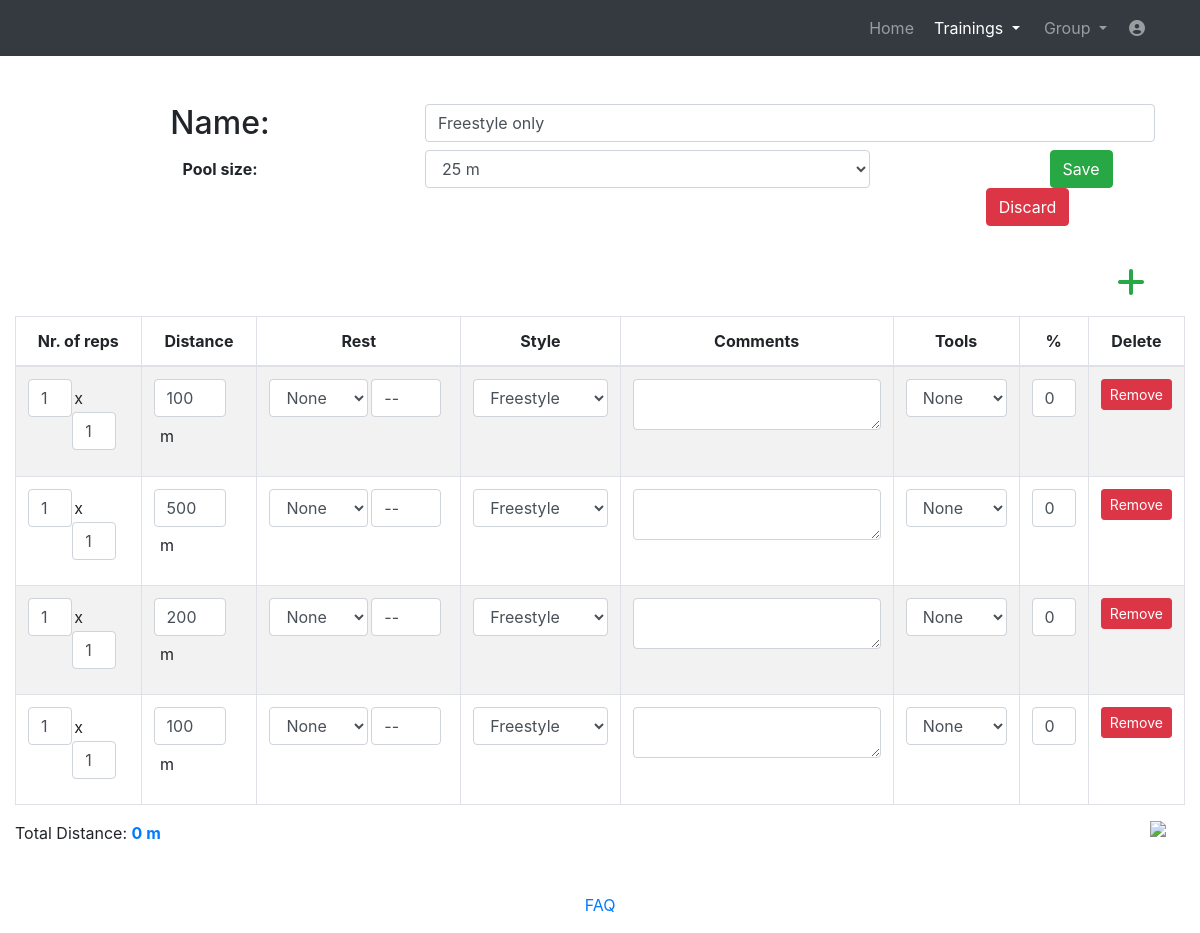
/website/alterplan/9 (signed in), run on an earlier commit of the app's database.
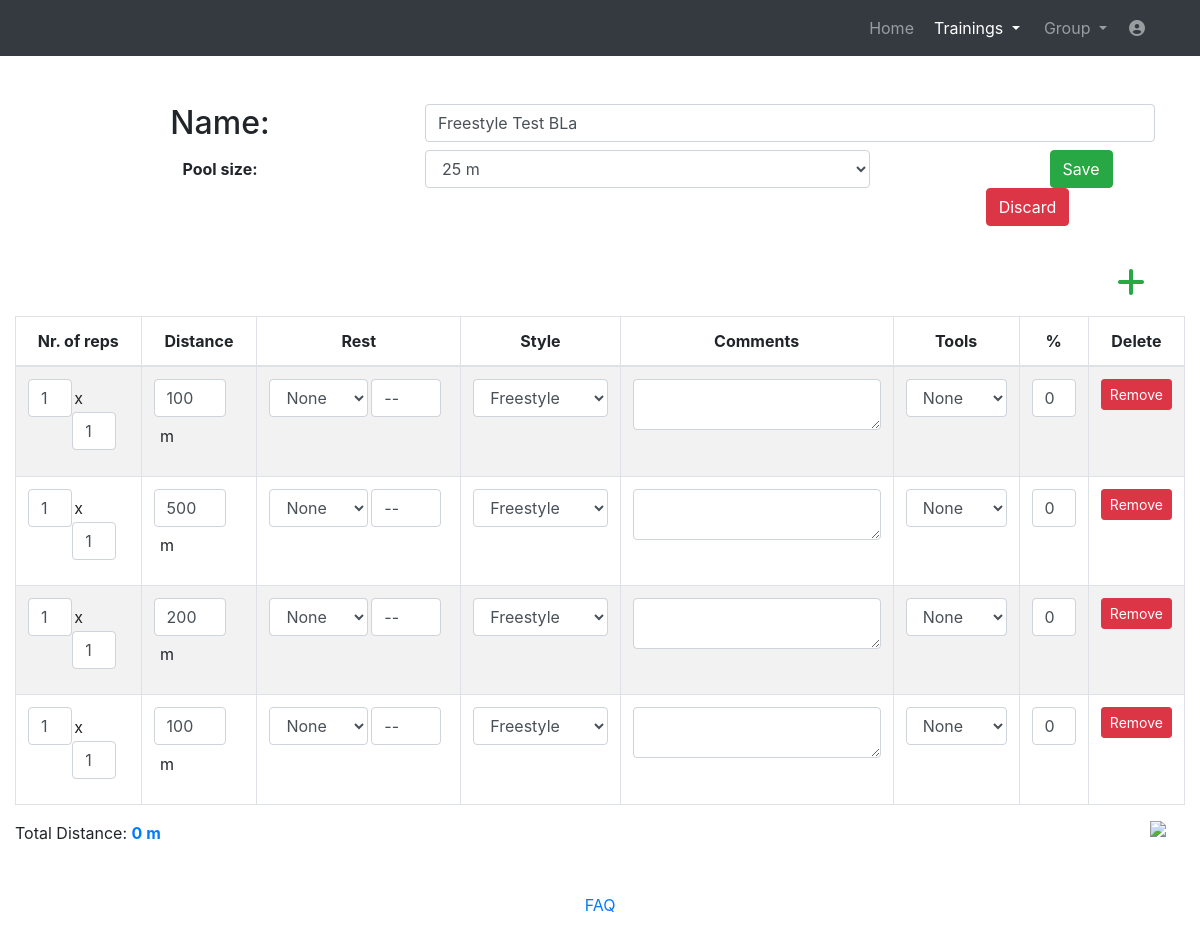
And on a later commit of the database.
### website/models.py (models this page shows)
class Plan(models.Model):
    name = models.CharField(max_length=128)
    size = models.CharField(max_length=30)
    totaldistance = models.IntegerField(default=0)
    saved_at = models.DateTimeField(auto_now=True)
    user = models.ForeignKey(User, on_delete=models.CASCADE)

class PlanRow(models.Model):
    rep1 = models.IntegerField(default=1)
    rep2 = models.IntegerField(default=1)
    distance = models.IntegerField(default=0)
    resttype = models.CharField(max_length=30)
    resttime = models.CharField(max_length=10, null=True)
    style = models.CharField(max_length=30)
    comments = models.CharField(max_length=828, null=True)
    tools = models.CharField(max_length=30)
    effort = models.IntegerField(default=0)
    plan = models.ForeignKey(Plan, on_delete=models.CASCADE)

### website/views_loggedin.py (the view)
# urls.py: path('alterplan/<int:plan_id>', views_loggedin.alterplan, name='alterplan'),
@login_required
def alterplan(request, plan_id):
    if Plan.objects.filter(pk=plan_id).exists():
        plan = Plan.objects.get(pk=plan_id)
        if plan.user == request.user:
            rows = PlanRow.objects.filter(plan=plan)
            return render(request, 'alterplan.html', context={'plan': plan, 'rows': rows, 'plan_id': plan_id})
        else:
            messages.info(request, 'Access denied. You are not the owner of this plan!', extra_tags='alert')
            return HttpResponseRedirect(reverse('manageplans'))
    else:
        messages.info(request, 'The plan with the id '+str(plan_id)+' does not exist.', extra_tags='alert')
        return HttpResponseRedirect(reverse('manageplans'))

### templates/alterplan.html (shortened to what this page needs)
<!DOCTYPE html>
<html lang="en">
<head>
  {% load static %}
  <link href="{% static 'vendor/bootstrap/css/bootstrap.min.css' %}" rel="stylesheet">
  <link media="screen" href="{% static 'css/plan.css' %}" rel="stylesheet">
  <link media="print" href="{% static 'css/print.css' %}" rel="stylesheet">
  <link href="{% static 'vendor/fontawesome-free/css/all.min.css' %}" rel="stylesheet" type="text/css">
  <link href="//netdna.bootstrapcdn.com/font-awesome/3.2.1/css/font-awesome.css" rel="stylesheet">
</head>
<body>
  <nav class="navbar navbar-expand-lg navbar-dark bg-dark static-top">
    <div class="container">
      <div class="collapse navbar-collapse" id="navbarResponsive">
        <ul class="navbar-nav ml-auto">
          <li class="nav-item ">
            <a class="nav-link" href="../home">Home</a>
          </li>
		  <li class="nav-item dropdown no-arrow mx-1 active">
			<a class="nav-link dropdown-toggle" href="#" id="messagesDropdown" role="button" data-toggle="dropdown" aria-haspopup="true" aria-expanded="false">
					Trainings
			</a>
		  </li>
          <li class="nav-item dropdown no-arrow mx-1">
			<a class="nav-link dropdown-toggle" href="#" id="messagesDropdown" role="button" data-toggle="dropdown" aria-haspopup="true" aria-expanded="false">
					Group
			</a>
		  </li>
		   <li class="nav-item dropdown no-arrow">
			<a class="nav-link " href="#" id="userDropdown" role="button" data-toggle="dropdown" aria-haspopup="true" aria-expanded="false">
			  <i class="fas fa-user-circle fa-fw"></i>
			</a>
		  </li>
        </ul>
      </div>
    </div>
  </nav>
  <div class="container">
    <div class="row">
      <div class="col-lg-12 text-center">
        <div class="row">
          <div class="col-md-4" >
              <h2 class="mt-5">Name:</h2>
          </div>
          <div class="col-md-8">
              <input type="text" class="form-control mt-5 planname" value="{{plan.name}}">
          </div>
        </div>
        <div class="form-group row">
            <label for="exampleFormControlSelect1" class="col-md-4 col-form-label"><p style="font-weight: bold;">Pool size:</p></label>
               <div class="col-sm-5">
                    <select class="form-control poolsize" id="exampleFormControlSelect1" >
                      <option value="25m">25 m</option>
                    </select>
               </div>
            <div class="col-sm-3">
              <button type="button" id="save" name="save" class="btn btn-success save" style="margin-left: 42%;"  data-toggle="modal" data-target="#saveModal">Save</button>
              <a class="btn btn-danger" data-toggle="modal" style="color: white;" data-target="#resetModal">Discard</a>
            </div>
        </div>
      </div>
    </div>
  </div>
  <br>
  <div class="container" style="max-width: 1340px;">
    {% include 'alterplantable.html' %}
  </div>
<footer class="page-footer font-small blue">
  <div class="footer-copyright text-center py-3">
    <a href="../help"> FAQ</a>
  </div>
</footer>
</body>
</html>

### templates/alterplantable.html (shortened to what this page needs)
  {% load static %}
    <div>
      <div >
        <div id="table" class="table-editable">
          <span class="table-add float-right mb-3 mr-2"><a href="#!" class="text-success" style="margin-right: 2.0rem !important;"><i
                class="fas fa-plus fa-2x" aria-hidden="true"></i></a></span>
          <table id="mytable" class="table table-bordered table-responsive-md table-striped text-center">
            <thead>
              <tr>
                <th class="text-center repprint" style="width: 11%;">Nr. of reps</th>
                <th class="text-center" style="width: 10%;">Distance</th>
                <th class="text-center" style="width: 18%;">Rest</th>
                <th class="text-center styleprint" style="width: 14%;">Style</th>
                <th class="text-center" style="width: 24%;">Comments</th>
                <th class="text-center" style="width: 11%;">Tools</th>
                <th class="text-center" title="Intensity % maxHR" style="width: 6%;">%</th>
                <th class="text-center deletehide" style="width: 7%;">Delete</th>
              </tr>
            </thead>
            <tbody>
             {% for b in rows %}
              <tr>
                <td>
                  <div class="form-group">
                    <input type="text" class="form-control rep1" value="{{b.rep1}}" style="float: left; width: 44%;">
                    <p style="float: left; margin: 2%; margin-top: 7%;">x</p>
                    <input type="text" class="form-control rep2" value="{{b.rep2}}" style="float: left; width: 44%;">
                  </div>
                </td>
                <td>
                    <div class="form-group">
                      <input type="text" class="form-control distance" value="{{b.distance}}" style="float: left; width: 80%;">
                      <p style="float: left; margin-left: 7%; margin-top: 7%;">m</p>
                    </div>
                </td>
                <td>
                  <div class="form-group" style="float: left; width: 55%;">
                    <select class="form-control resttype" >
                      <option class="None" value="None">None</option>
                    </select>
                  </div>
                   <input type="text" class="form-control resttime" placeholder="min:sec" style="float: left;width: 39%; margin-left: 2%;" value="{{b.resttime}}">
                </td>
                  <td>
                    <div class="form-group">
                      <select class="form-control style" >
                        <option value="Freestyle">Freestyle</option>
                      </select>
                    </div>
                </td>
                  <td>
                      <textarea  class="form-control autoExpand comments" rows="1" style="min-height: 53px;">{{b.comments}}</textarea>
                </td>
                  <td>
                    <div class="form-group">
                      <select class="form-control tools">
                        <option value="None">None</option>
                      </select>
                    </div>
                </td>
                <td>
                    <input type="text"  class="form-control effort" value="{{b.effort}}" >
                </td>
                 <td class="deletehide">
                  <span class="table-remove"><button type="button"
                      class="btn btn-danger btn-rounded btn-sm my-0">Remove</button></span>
                </td>
                {% endfor %}
              </tr>
            </tbody>
          </table>
        </div>
      </div>
    </div>
  <div class="form-group row">
      <div class="col-sm-11">
        <p>Total Distance: <b id="val" style="color: #007bff; font-weight:bold;" class="totaldistance"></b><b style="color: #007bff;"> m</b></p>
      </div>
      <div class="col-sm-1">
        <img style="width: 50%; " onclick="printPage()" class="float-right" src="{% static 'img/print.png' %}">
      </div>
  </div>

What changed in the data, as far as the page shows it:
changed Plan: name "Freestyle only" → "Freestyle Test BLa"
